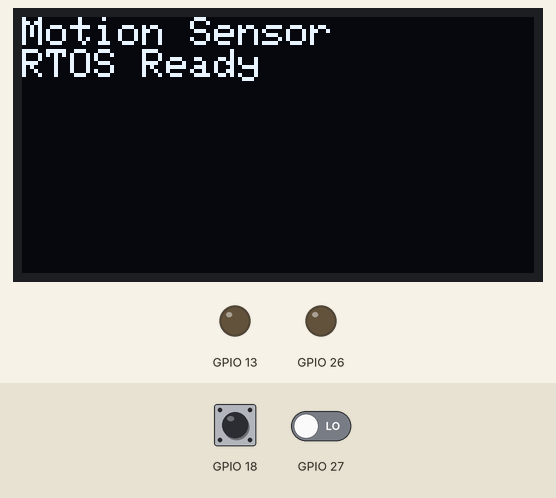
Recording of a program running on a simulated ESP32. Parts: 128×64 one-colour display, output pins drawn as LEDs (lit = HIGH). The inputs (shaded band) are chosen by the test bench; at power-on: GPIO 27 LOW, GPIO 18 HIGH. What the program prints to the serial monitor is not drawn.

Above: at 1.2 s.
1.3 s: GPIO 27 driven HIGH
At 2.1 s:
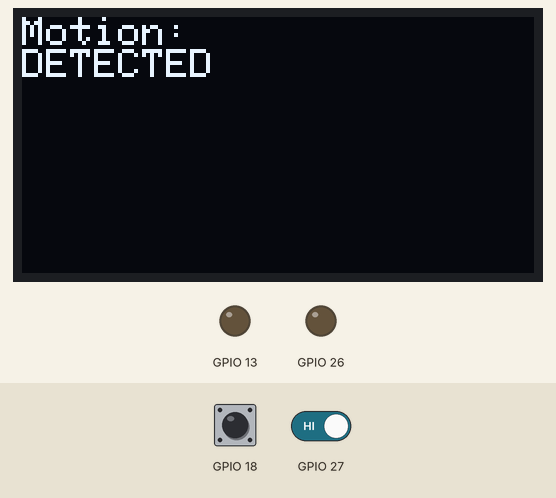
2.8 s: GPIO 27 driven LOW
At 3.3 s:
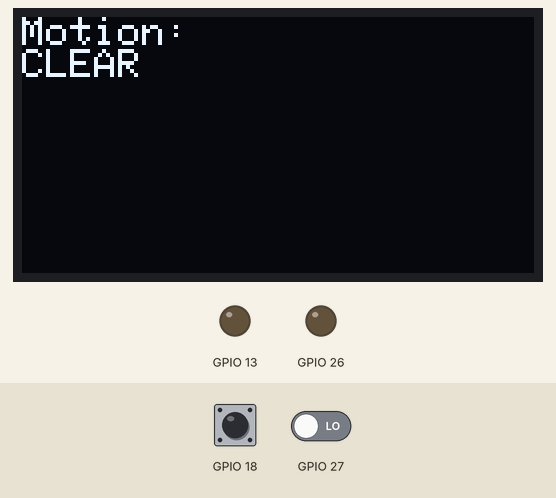
Timing chart, 0 to 5.8 s (numbered marks = the images above; inputs shaded):
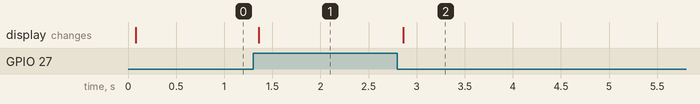

Measured:
- after the input at 1.3 s, the display: changes after 0.06 s (image 1)
- after the input at 2.8 s, the display: changes after 0.06 s (image 2)

The program:

main.cpp
```cpp
#include "constants.h"
#include "hardware_init.h"
#include "rtos_tasks.h"
#include <Arduino.h>

void setup()
{
    Serial.begin(115200);
    Serial.println("[SYSTEM] Initializing Hardware...");

    initHardware(
        Pins::LED,
        Pins::BUTTON,
        Pins::SENSOR,
        Pins::RELAY,
        Pins::SDA,
        Pins::SCL,
        Display::SCREEN_I2C_ADDRESS);

    Serial.println("[SYSTEM] Initializing FreeRTOS Tasks...");
    initRTOSTasks();

    // Send initial boot display message
    DisplayCommand bootCmd;
    bootCmd.mode = DisplayMode::STATUS_TEXT;
    snprintf(bootCmd.line1, sizeof(bootCmd.line1), "Motion Sensor");
    snprintf(bootCmd.line2, sizeof(bootCmd.line2), "RTOS Ready");
    xQueueSend(displayQueue, &bootCmd, 0);

    Serial.println("[SYSTEM] Setup complete.");
}

void loop()
{
    // FreeRTOS handles task execution. Delete Arduino loop task to free memory.
    vTaskDelete(NULL);
}
```

constants.h
```cpp
#pragma once
#include <cstdint>

namespace Pins
{
    inline constexpr uint8_t LED = 13;
    inline constexpr uint8_t BUTTON = 18;
    inline constexpr uint8_t SCL = 33;
    inline constexpr uint8_t SDA = 32;
    inline constexpr uint8_t SENSOR = 27;
    inline constexpr uint8_t RELAY = 26;

}

namespace Display
{
    inline constexpr uint8_t SCREEN_WIDTH = 128;
    inline constexpr uint8_t SCREEN_HEIGHT = 64;
    inline constexpr uint8_t OLED_RESET = -1; // Reset pin # (or -1 if sharing Arduino reset pin)
    inline constexpr uint8_t SCREEN_I2C_ADDRESS = 0x3C;
}
```

rtos_tasks.h
```cpp
#pragma once

#include <Arduino.h>
#include <freertos/FreeRTOS.h>
#include <freertos/queue.h>
#include <freertos/task.h>
#include <cstdint>

enum class EventType {
    MOTION_DETECTED,
    MOTION_CLEARED,
    BUTTON_PRESSED,
    SYSTEM_STATUS
};

struct SystemEvent {
    EventType type;
    uint32_t timestampMs;
    int data;
};

enum class DisplayMode {
    BOOT,
    IDLE,
    STATUS_TEXT,
    ANIMATION
};

struct DisplayCommand {
    DisplayMode mode;
    char line1[24];
    char line2[24];
};

// Global queue handles
extern QueueHandle_t systemEventQueue;
extern QueueHandle_t displayQueue;

// Task initialization
void initRTOSTasks();

// Task functions
void vSensorTask(void *pvParameters);
void vDisplayTask(void *pvParameters);
```

rtos_tasks.cpp
```cpp
#include "rtos_tasks.h"
#include "constants.h"
#include "hardware_init.h"
#include <Arduino.h>

QueueHandle_t systemEventQueue = nullptr;
QueueHandle_t displayQueue = nullptr;

void vSensorTask(void *pvParameters)
{
    pinMode(Pins::SENSOR, INPUT);
    pinMode(Pins::BUTTON, INPUT_PULLUP);

    bool lastSensorState = false;
    bool lastButtonState = HIGH;
    uint32_t lastDebounceTime = 0;

    for (;;)
    {
        // 1. Read Motion Sensor
        bool currentSensorState = digitalRead(Pins::SENSOR) == HIGH;
        if (currentSensorState != lastSensorState)
        {
            lastSensorState = currentSensorState;
            SystemEvent event{
                .type = currentSensorState ? EventType::MOTION_DETECTED : EventType::MOTION_CLEARED,
                .timestampMs = millis(),
                .data = currentSensorState ? 1 : 0
            };
            xQueueSend(systemEventQueue, &event, 0);

            // Update display via command queue
            DisplayCommand cmd;
            cmd.mode = DisplayMode::STATUS_TEXT;
            snprintf(cmd.line1, sizeof(cmd.line1), "Motion:");
            snprintf(cmd.line2, sizeof(cmd.line2), currentSensorState ? "DETECTED" : "CLEAR");
            xQueueSend(displayQueue, &cmd, 0);
        }

        // 2. Read Button with debounce
        bool buttonReading = digitalRead(Pins::BUTTON);
        if (buttonReading != lastButtonState)
        {
            lastDebounceTime = millis();
            lastButtonState = buttonReading;
        }

        if ((millis() - lastDebounceTime) > 50)
        {
            if (buttonReading == LOW)
            {
                // Button Pressed
                SystemEvent event{
                    .type = EventType::BUTTON_PRESSED,
                    .timestampMs = millis(),
                    .data = 1
                };
                xQueueSend(systemEventQueue, &event, 0);
            }
        }

        vTaskDelay(pdMS_TO_TICKS(50));
    }
}

void vDisplayTask(void *pvParameters)
{
    DisplayCommand cmd;

    for (;;)
    {
        if (xQueueReceive(displayQueue, &cmd, portMAX_DELAY) == pdTRUE)
        {
            deviceDisplay.clearDisplay();
            deviceDisplay.setTextSize(1);
            deviceDisplay.setTextColor(SSD1306_WHITE);
            deviceDisplay.setCursor(0, 0);
            deviceDisplay.println(cmd.line1);
            deviceDisplay.println(cmd.line2);
            deviceDisplay.display();
        }
    }
}

void initRTOSTasks()
{
    systemEventQueue = xQueueCreate(10, sizeof(SystemEvent));
    displayQueue = xQueueCreate(10, sizeof(DisplayCommand));

    xTaskCreatePinnedToCore(
        vSensorTask,
        "SensorTask",
        4096,
        nullptr,
        2, // Priority
        nullptr,
        1  // Core 1
    );

    xTaskCreatePinnedToCore(
        vDisplayTask,
        "DisplayTask",
        4096,
        nullptr,
        1, // Priority
        nullptr,
        1  // Core 1
    );
}
```
